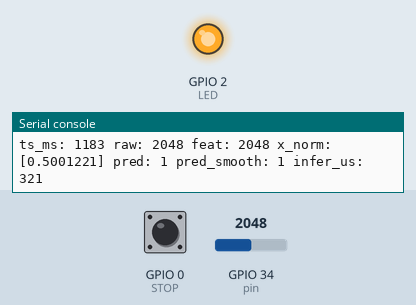
The program below on a simulated ESP32 board running MicroPython. Shown: output pins drawn as LEDs (lit = HIGH), the last lines printed to the serial console. Inputs (shaded band) come from the test bench; at power-on: GPIO 34 (pin) = 2048, GPIO 0 (STOP) HIGH (analog values on the 0–4095 scale).

Above: at 1.2 s.
1.3 s: GPIO 34 (pin) set to 1993
At 2.6 s:
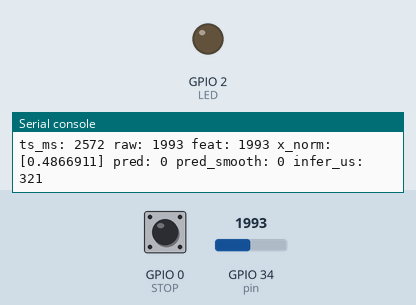
2.9 s: GPIO 34 (pin) set to 2866
At 3.7 s:
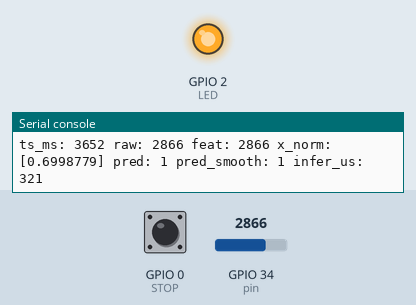
4.5 s: GPIO 34 (pin) set to 2047
At 6.0 s:
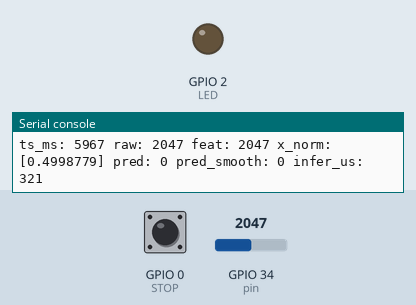
Timing chart, 0 to 7.5 s (numbered marks = the images above; inputs shaded):
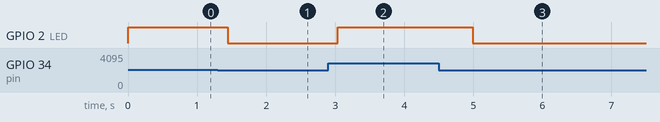

The program:

main.py
```python
import time
from machine import Pin
from sensors import AdcSensor
from features import MinMaxScaler, MeanBuffer
from model import predict_tree
from config import MODEL
LED=Pin(2,Pin.OUT); STOP=Pin(0,Pin.IN,Pin.PULL_UP)
sensor=AdcSensor(pin=34); scaler=MinMaxScaler(MODEL["feat_min"],MODEL["feat_max"])
buf=MeanBuffer(size=8); TREE=MODEL["tree"]
SAMPLE_MS=50; SMOOTH_N=5; EXIT_HOLD_MS=1200; STATS_KEEP=300
class Smo:
    def __init__(self,n=5): self.n=n; self.q=[]
    def add(self,p): self.q.append(p);
    def maj(self):
        while len(self.q)>self.n: self.q.pop(0)
        if not self.q: return None
        c={}
        for v in self.q: c[v]=c.get(v,0)+1
        best,bc=None,-1
        for k,v in c.items():
            if v>bc: best,bc=k,v
        return best
def p95(vals):
    if not vals: return 0
    s=sorted(vals); return s[int(0.95*(len(s)-1))]
print("Starting inference loop...")
t0=time.ticks_ms(); press=None; smo=Smo(SMOOTH_N); times=[]; cnt=0
try:
    while True:
        t=time.ticks_us()
        b=STOP.value(); now=time.ticks_ms()
        if b==0 and press is None: press=now
        if b==1 and press is not None: press=None
        if b==0 and press is not None and time.ticks_diff(now,press)>=EXIT_HOLD_MS: print("# exit"); break
        raw=sensor.read_raw(); buf.add(raw); feat=buf.mean()
        x=scaler.transform([feat]); pred=predict_tree(TREE,x)
        smo.add(pred); ps=smo.maj()
        LED.value(1 if ps==1 else 0)
        dt=time.ticks_diff(time.ticks_us(),t)
        if len(times)<STATS_KEEP: times.append(dt)
        else: times[cnt%STATS_KEEP]=dt; cnt+=1
        print("ts_ms:", time.ticks_diff(time.ticks_ms(),t0), "raw:", raw, "feat:", int(feat), "x_norm:", x, "pred:", pred, "pred_smooth:", ps, "infer_us:", dt)
        time.sleep_ms(SAMPLE_MS)
except KeyboardInterrupt:
    print("# interrupted")
avg=int(sum(times)/len(times)) if times else 0; p95us=int(p95(times))
print("=== STATS ==="); print("samples:", len(times), "avg_us:", avg, "p95_us:", p95us); print("SAMPLE_MS:", SAMPLE_MS, "SMOOTH_N:", SMOOTH_N)
```

sensors.py
```python
from machine import ADC, Pin
class AdcSensor:
    def __init__(self, pin=34, atten=ADC.ATTN_11DB):
        self.adc=ADC(Pin(pin)); self.adc.atten(atten)
    def read_raw(self): return self.adc.read()
```

features.py
```python
class MinMaxScaler:
    def __init__(self, fmin, fmax): self.fmin, self.fmax = fmin, fmax
    def transform(self, xs):
        out=[]
        for i,x in enumerate(xs):
            mn, mx = self.fmin[i], self.fmax[i]
            if mx==mn: out.append(0.0)
            else:
                v=(x-mn)/(mx-mn)
                if v<0: v=0.0
                if v>1: v=1.0
                out.append(v)
        return out
class MeanBuffer:
    def __init__(self, size=8):
        self.buf=[0.0]*size; self.idx=0; self.count=0; self.size=size
    def add(self, v):
        self.buf[self.idx]=v; self.idx=(self.idx+1)%self.size
        if self.count<self.size: self.count+=1
    def mean(self):
        s=0.0
        for i in range(self.count): s+=self.buf[i]
        return s/self.count if self.count>0 else 0.0
```

model.py
```python
def _is_leaf(i, L, R): return L[i]==-1 and R[i]==-1
def _argmax(a):
    bi, bv = 0, a[0]
    for i in range(1,len(a)):
        if a[i]>bv: bi,bv=i,a[i]
    return bi
def predict_tree(t, x):
    f, th, L, R, val = t["feature"], t["threshold"], t["left"], t["right"], t["value"]
    classes = t.get("classes",[0,1]); i=0
    while True:
        if _is_leaf(i,L,R) or f[i]<0: return classes[_argmax(val[i])]
        i = L[i] if x[f[i]] <= th[i] else R[i]
def predict_forest(forest, x):
    votes={}
    for t in forest:
        c=predict_tree(t,x); votes[c]=votes.get(c,0)+1
    return max(votes, key=votes.get)
```

config.py
```python
MODEL = {
  "tree": {
    "n_features": 1, "classes":[0,1],
    "feature":[0,-2,-2], "threshold":[0.5,-2.0,-2.0],
    "left":[1,-1,-1], "right":[2,-1,-1],
    "value":[[0,0],[10,0],[0,10]]
  },
  "feat_min":[0.0], "feat_max":[4095.0]
}
```

Measured:
- the behaviour switches between 2048 and 2047 on GPIO 34 (pin) (found by bisection; images 0 and 1)
- after the input at 1.3 s, GPIO 2 (LED): HIGH → LOW after 0.14 s
- after the input at 2.9 s, GPIO 2 (LED): LOW → HIGH after 0.14 s
- after the input at 4.5 s, GPIO 2 (LED): HIGH → LOW after 0.49 s
